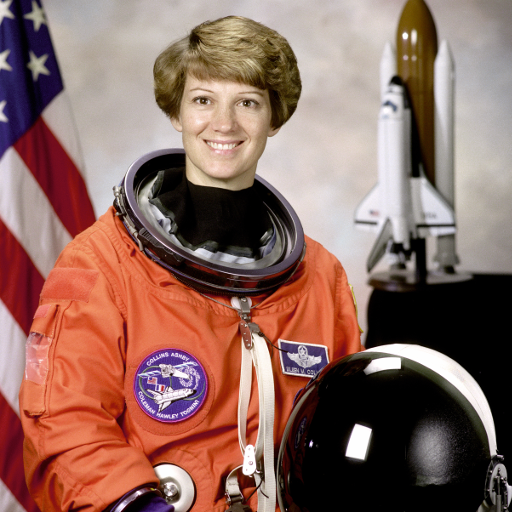
#> input picture skimage.data.astronaut(), 512 x 512 px
$ jupyter execute --allow-errors 'computer vision.ipynb'   (older library calls are emulated)   (text cells are left out)
#> lines starting #> are read from the running program, lines starting #| are printed output that depends on the picture
[cell 1]
#!pip install opencv-python

[cell 2]
import cv2
input = cv2.imread("input.jpg")
cv2.imshow("Hello world", input)

cv2.waitKey()
cv2.destroyAllWindows()

[cell 3]
import matplotlib.pyplot as plt
#> (the rest of this cell did not finish here and is left out)

[cell 4]
input

#> (a cell that did not finish here is left out)

[cell 6]
from skimage import data
bush = data.lfw_subset()
bush = bush[0,:,:]
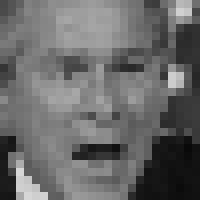
#> bush: shape (25, 25) float64 (shown 8 times larger); min 0.0366, max 0.844, mean 0.413

[cell 7]
plt.imshow(bush, cmap="gray", interpolation="nearest");

[cell 8]
image = data.astronaut()
#> image is the input picture: shape (512, 512, 3); mean R, G, B 141.6, 105.8, 96.5
plt.imshow(image);

[cell 9]
import matplotlib.pyplot as plt
import numpy as np
checkBoard = np.zeros((9,9))
checkBoard[0::2,1::2]=1
checkBoard[1::2,0::2]=1
print(checkBoard)

[cell 10]
import matplotlib.image as mpig
plt.imshow(checkBoard,cmap="gray",interpolation="nearest");
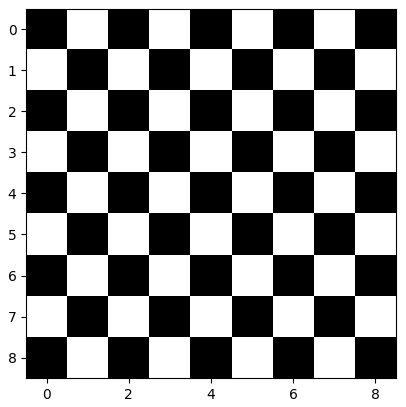
#> figure drawn by matplotlib, 1 panel
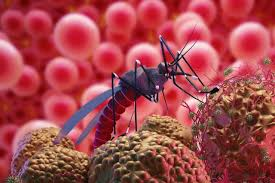
#> input picture Image Classification with CNN for Malaria Data/malaria.jpeg, 275 x 183 px, given in place of the camera
#> further down, frame is the input picture: shape (183, 275, 3); mean B, G, R 76.7, 71.6, 165

[cell 11]
import cv2
image = cv2.imread("input.jpg")
cv2.imshow("original", image)

#> (the rest of this cell did not finish here and is left out)

[cell 12]
import cv2
image = cv2.imread("input.jpg",0)
cv2.imshow("BW", image)

cv2.waitKey()
cv2.destroyAllWindows()

[cell 13]
import matplotlib.pyplot as plt
#> (the rest of this cell did not finish here and is left out)

[cell 14]
import cv2
image = cv2.imread("input.jpg")
#> (the rest of this cell did not finish here and is left out)

#> (a cell that did not finish here is left out)

#> (a cell that did not finish here is left out)

[cell 17]
import cv2
image = cv2.imread("input.jpg")
#> (the rest of this cell did not finish here and is left out)

[cell 18]
import cv2
image = cv2.imread("input.jpg")
#> (the rest of this cell did not finish here and is left out)

[cell 19]
import cv2
import numpy as np

image = cv2.imread('input.jpg',0)

#> (the rest of this cell did not finish here and is left out)

[cell 20]
import cv2
import numpy as np

image = cv2.imread('input.jpg')

#> (the rest of this cell did not finish here and is left out)

[cell 21]
import cv2
import numpy as np

image = cv2.imread('input.jpg')

#> (the rest of this cell did not finish here and is left out)

[cell 22]
def sketch(image):
    img_gray = cv2.cvtColor(image,cv2.COLOR_BGR2GRAY)
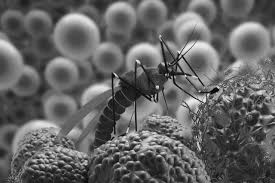
#> img_gray: shape (183, 275); min 1, max 249, mean 100.1

    img_gray_blur = cv2.GaussianBlur(img_gray,(5,5),0)
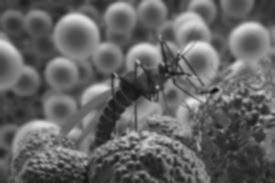
#> img_gray_blur: shape (183, 275); min 16, max 230, mean 100.1
    canny_edges = cv2.Canny(img_gray_blur,10,70)
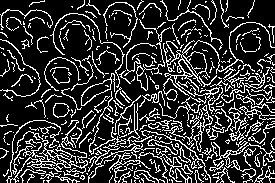
#> canny_edges: shape (183, 275); 20.7% white in thin lines or dots
    ret,mask = cv2.threshold(canny_edges,250,255,cv2.THRESH_BINARY_INV)
#> mask: shape (183, 275); 79.3% white; black in thin lines or dots
    return mask

cap = cv2.VideoCapture(0)

while True:
    ret,frame = cap.read()
    cv2.imshow('Our live Sketcher',sketch(frame))
    if cv2.waitKey(1) == 13: # enter
#> (key q is pressed here)
        break
cap.release()
cv2.destroyAllWindows()
print('done')
